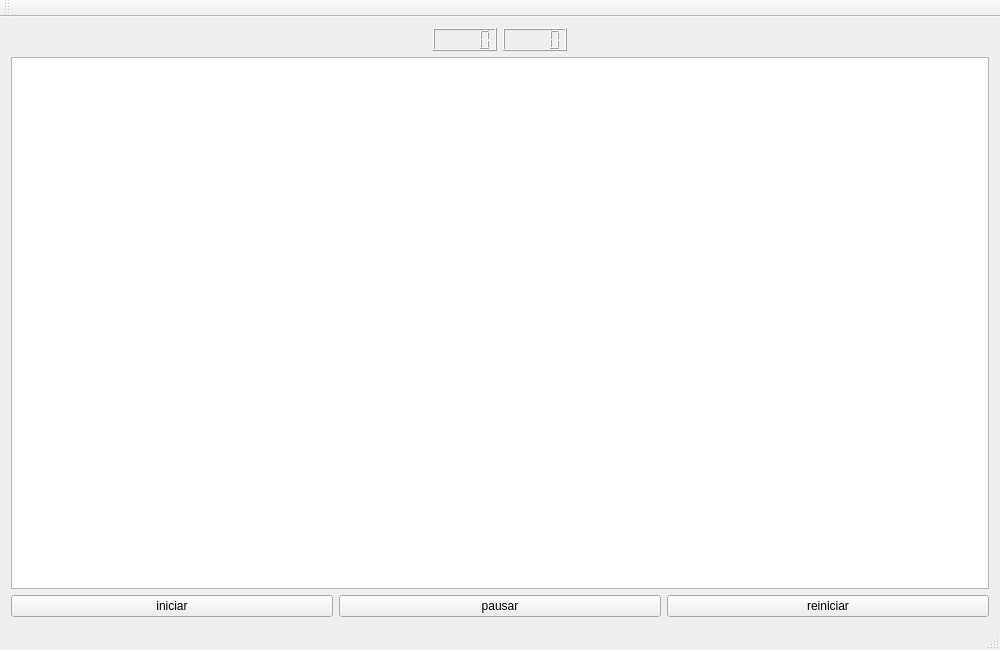
<?xml version="1.0" encoding="UTF-8"?>
<ui version="4.0">
 <class>Juego</class>
 <widget class="QMainWindow" name="Juego">
  <property name="geometry">
   <rect>
    <x>0</x>
    <y>0</y>
    <width>1000</width>
    <height>650</height>
   </rect>
  </property>
  <property name="minimumSize">
   <size>
    <width>0</width>
    <height>650</height>
   </size>
  </property>
  <property name="windowTitle">
   <string>Juego</string>
  </property>
  <widget class="QWidget" name="centralWidget">
   <layout class="QGridLayout" name="gridLayout">
    <item row="0" column="0">
     <layout class="QVBoxLayout" name="verticalLayout">
      <item>
       <layout class="QGridLayout" name="gridLayout_2">
        <item row="0" column="1">
         <widget class="QLCDNumber" name="lcdMin"/>
        </item>
        <item row="0" column="2">
         <widget class="QLCDNumber" name="lcdSeg"/>
        </item>
        <item row="0" column="0">
         <spacer name="horizontalSpacer">
          <property name="orientation">
           <enum>Qt::Horizontal</enum>
          </property>
          <property name="sizeHint" stdset="0">
           <size>
            <width>40</width>
            <height>20</height>
           </size>
          </property>
         </spacer>
        </item>
        <item row="0" column="3">
         <spacer name="horizontalSpacer_2">
          <property name="orientation">
           <enum>Qt::Horizontal</enum>
          </property>
          <property name="sizeHint" stdset="0">
           <size>
            <width>40</width>
            <height>20</height>
           </size>
          </property>
         </spacer>
        </item>
       </layout>
      </item>
      <item>
       <widget class="QGraphicsView" name="graphicsView"/>
      </item>
      <item>
       <layout class="QHBoxLayout" name="horizontalLayout_2">
        <item>
         <widget class="QPushButton" name="pushButton">
          <property name="text">
           <string>iniciar</string>
          </property>
         </widget>
        </item>
        <item>
         <widget class="QPushButton" name="pushButton_2">
          <property name="text">
           <string>pausar</string>
          </property>
         </widget>
        </item>
        <item>
         <widget class="QPushButton" name="pushButton_3">
          <property name="text">
           <string>reiniciar</string>
          </property>
         </widget>
        </item>
       </layout>
      </item>
     </layout>
    </item>
   </layout>
  </widget>
  <widget class="QMenuBar" name="menuBar">
   <property name="geometry">
    <rect>
     <x>0</x>
     <y>0</y>
     <width>1000</width>
     <height>21</height>
    </rect>
   </property>
  </widget>
  <widget class="QToolBar" name="mainToolBar">
   <attribute name="toolBarArea">
    <enum>TopToolBarArea</enum>
   </attribute>
   <attribute name="toolBarBreak">
    <bool>false</bool>
   </attribute>
  </widget>
  <widget class="QStatusBar" name="statusBar"/>
 </widget>
 <layoutdefault spacing="6" margin="11"/>
 <resources/>
 <connections/>
</ui>
